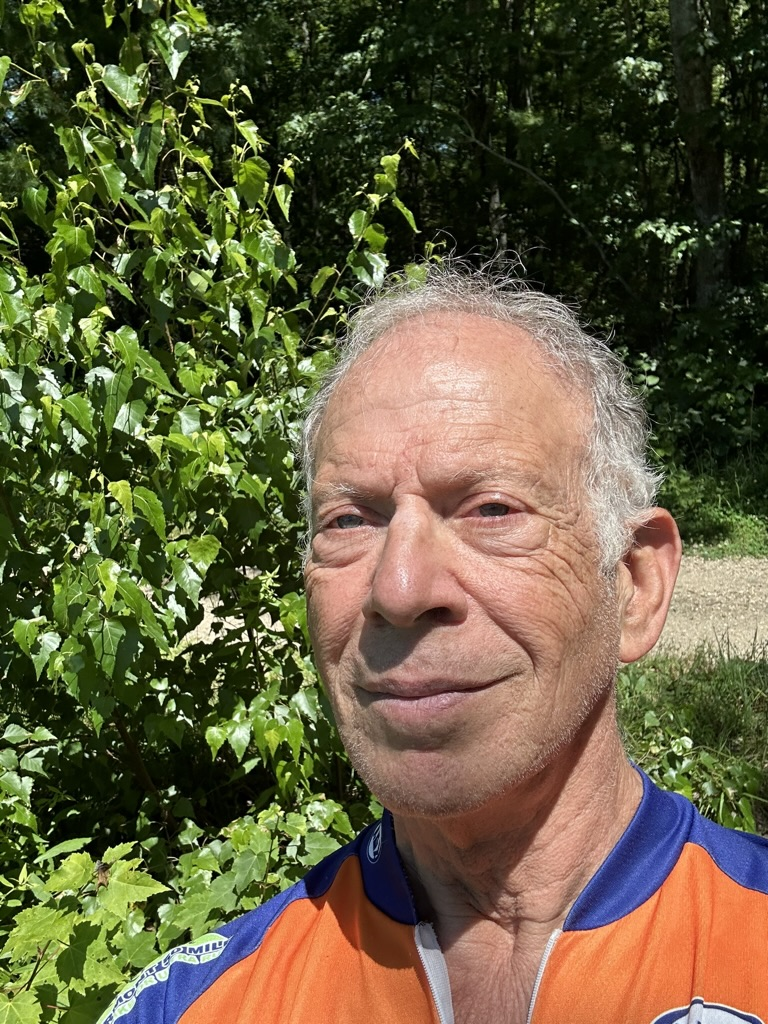
#> input picture images/demoImages/known/Judson.jpg, 768 x 1024 px, found by its file name
$ python CV_14_1_SimpleThresholding.py
#> lines starting #> are read from the running program, lines starting #| are printed output that depends on the picture
'''cv_14.py Thresholding
 threshold method takes values:1st source (img)
        threshold value 2d min(the threshold)  127, 3d  max 255, 4th threshold type which here is cv2.threshold_BINARY)
https://www.pngegg.com/en/search?q=gradient
source of many gradients
'''
import cv2
import numpy as np

img = cv2.imread('images/Judson.jpg',1)
#> img is the input picture: shape (1024, 768, 3); mean B, G, R 64.5, 94.6, 101.7
# the _ is the ret value , whatever is returned
Jannie,threshold1 = cv2.threshold(img,200,255,cv2.THRESH_BINARY)
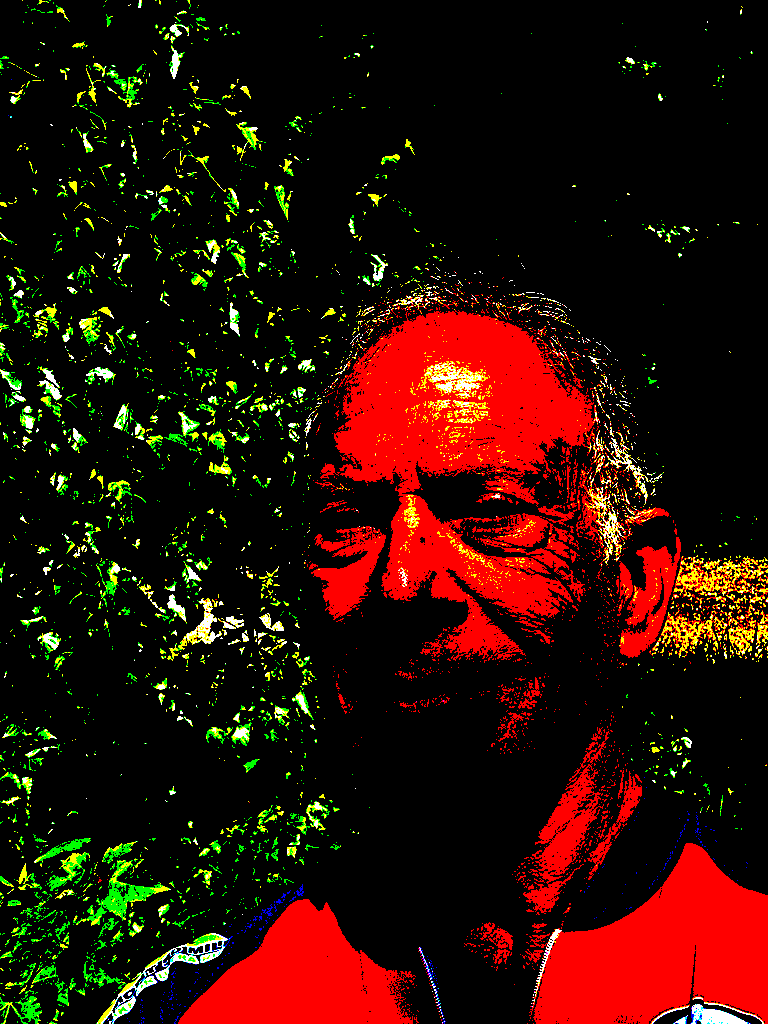
#> threshold1: shape (1024, 768, 3); mean B, G, R 4.2, 14.9, 45.4
Jannie,threshold2 = cv2.threshold(img,200,255,cv2.THRESH_BINARY_INV)
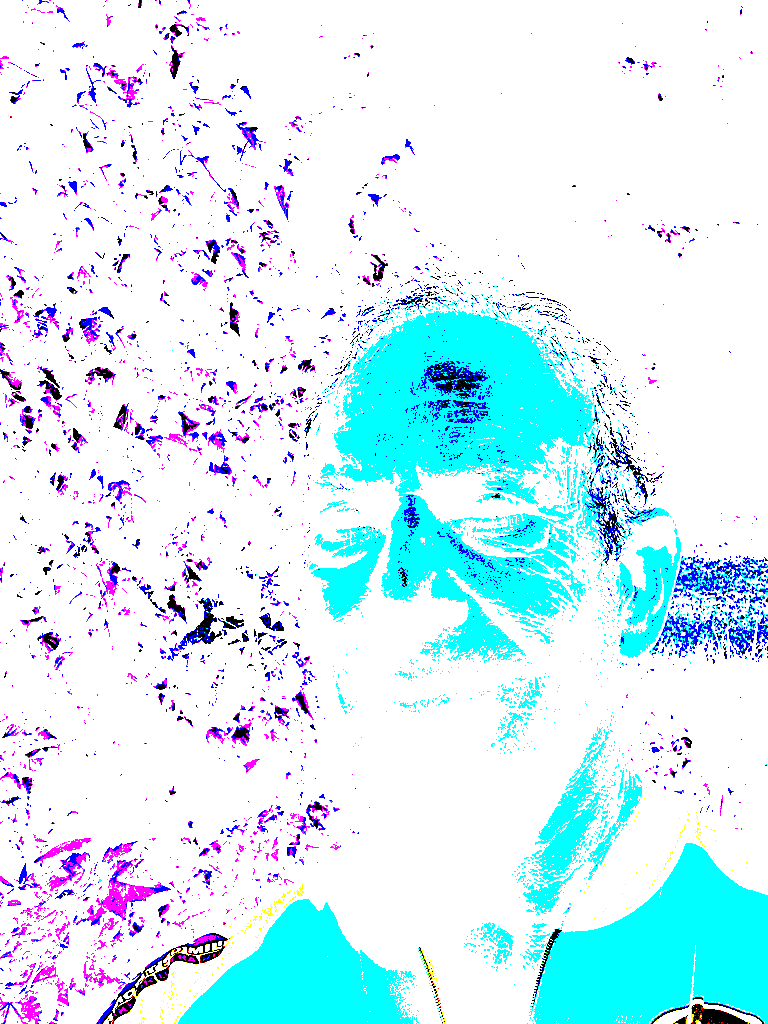
#> threshold2: shape (1024, 768, 3); mean B, G, R 250.8, 240.1, 209.6
Jannie,threshold3 = cv2.threshold(img,125,255,cv2.THRESH_TRUNC)
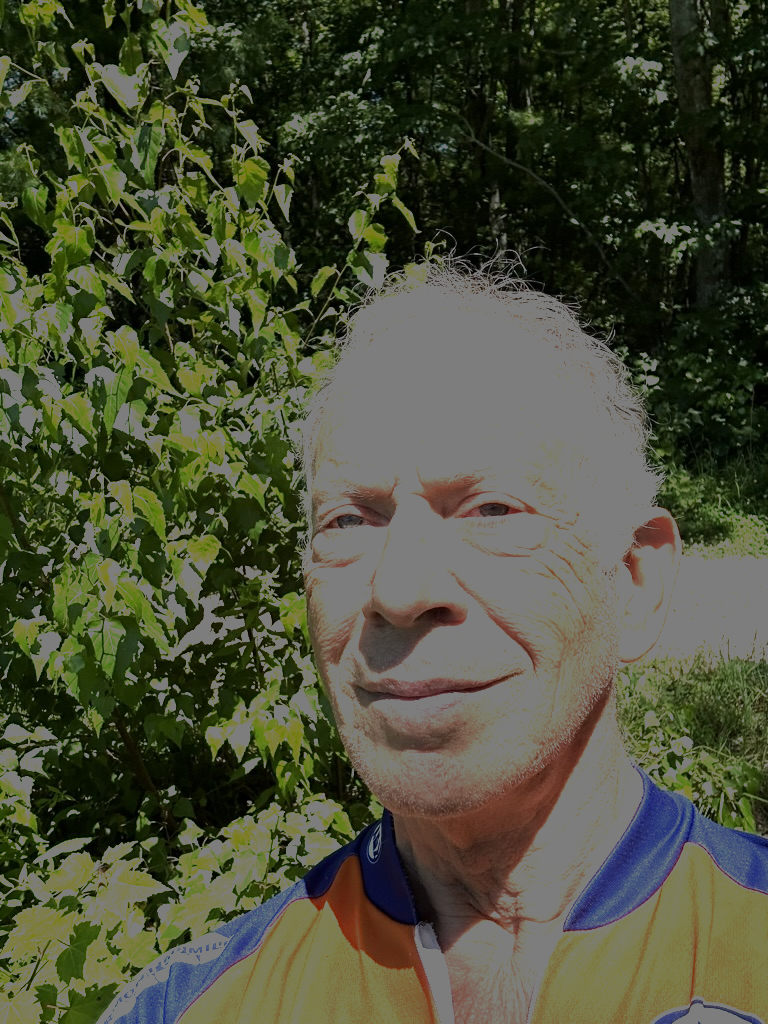
#> threshold3: shape (1024, 768, 3); mean B, G, R 57.4, 78.8, 75.3
Jannie,threshold4 = cv2.threshold(img,200,255,cv2.THRESH_TOZERO)
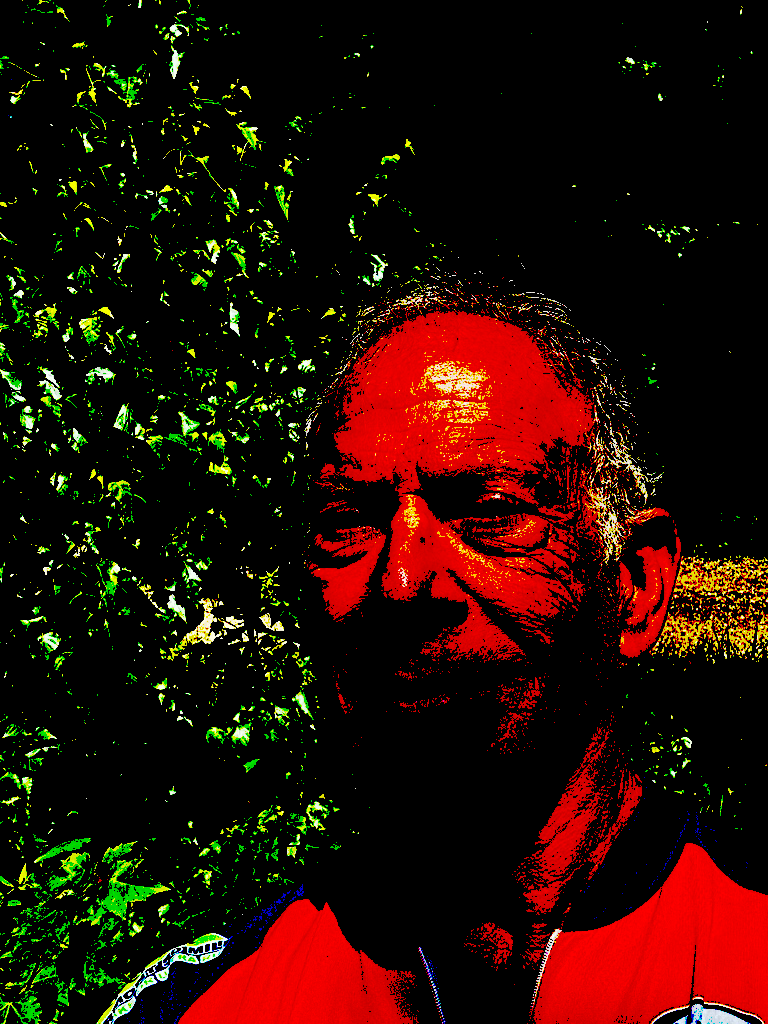
#> threshold4: shape (1024, 768, 3); mean B, G, R 3.6, 13.1, 40.3
# when  pixel value is less than the threshold, value is zero
cv2.imshow('Image',img)
cv2.imshow('Threshold1',threshold1)
cv2.imshow('Threshold2',threshold2)
cv2.imshow('Truncated',threshold3)
cv2.imshow('ThreshToZero',threshold4)
cv2.moveWindow('Image',0,0)
cv2.moveWindow('Threshold1',400,0)
cv2.moveWindow('Threshold2',800,0)
cv2.moveWindow('Truncated',0,500)
cv2.moveWindow('ThreshToZero',400,500)
cv2.waitKey(0)
cv2.destroyAllWindows

$ run again, with images/demoImages/known/Anthony Fauci.jpg copied over images/demoImages/known/Judson.jpg
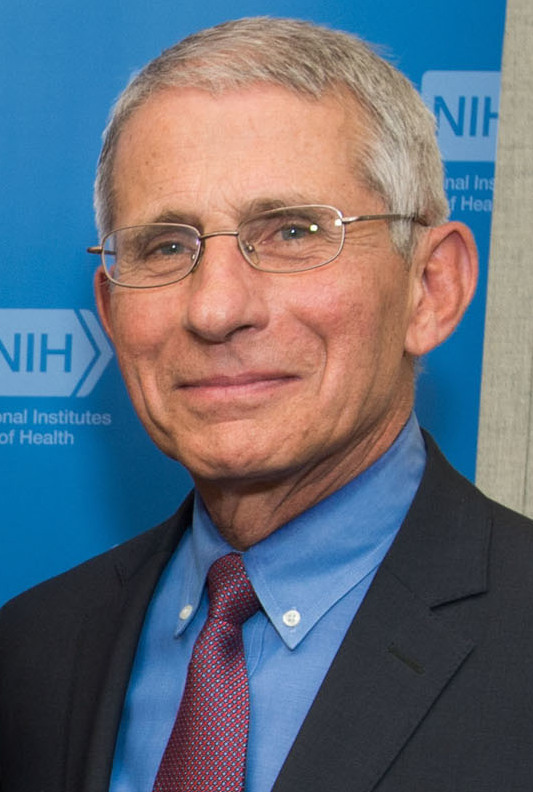
#> input picture images/demoImages/known/Anthony Fauci.jpg, 533 x 792 px, found by its file name
#> img is the input picture: shape (792, 533, 3); mean B, G, R 120.7, 107.3, 99.5
#> `Jannie,threshold3 = cv2.threshold(img,125,255,cv2.THRESH_TRUNC)`:
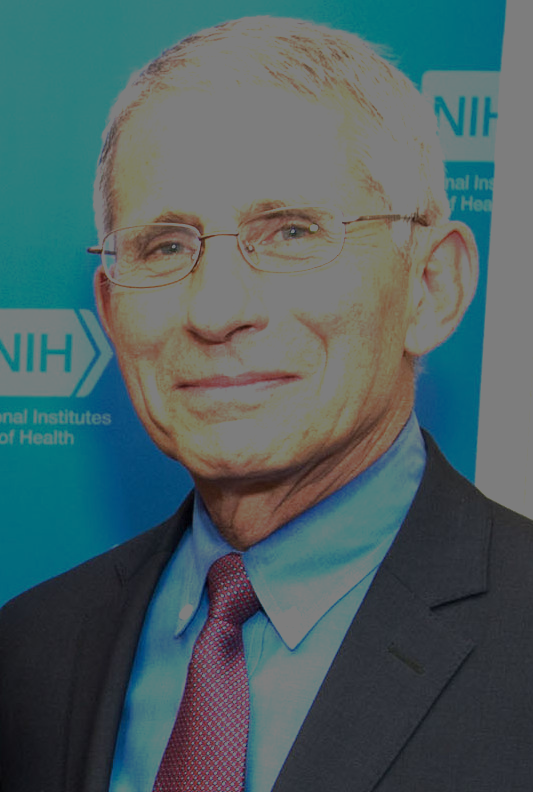
#> threshold3: shape (792, 533, 3); mean B, G, R 99.2, 96.9, 76.3
#> `Jannie,threshold4 = cv2.threshold(img,200,255,cv2.THRESH_TOZERO)`:
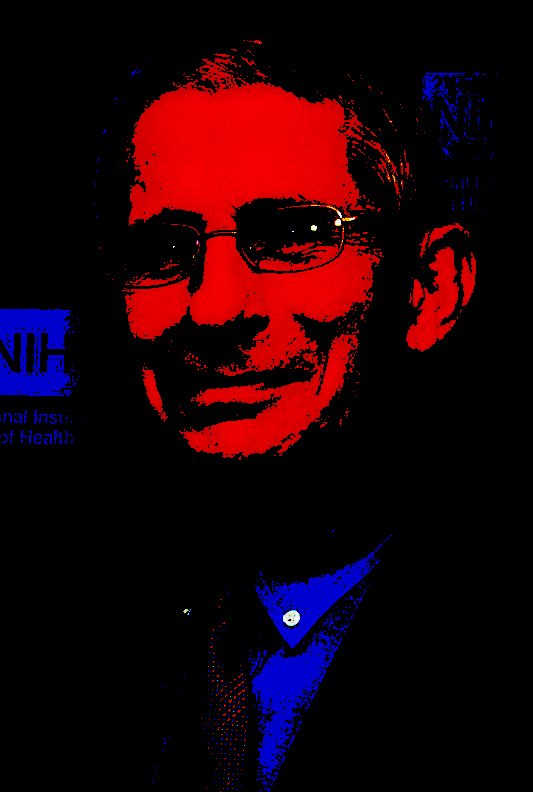
#> threshold4: shape (792, 533, 3); mean B, G, R 7.5, 0.2, 30

$ run again, with images/demoImages/known/Bill Barr.jpg copied over images/demoImages/known/Judson.jpg
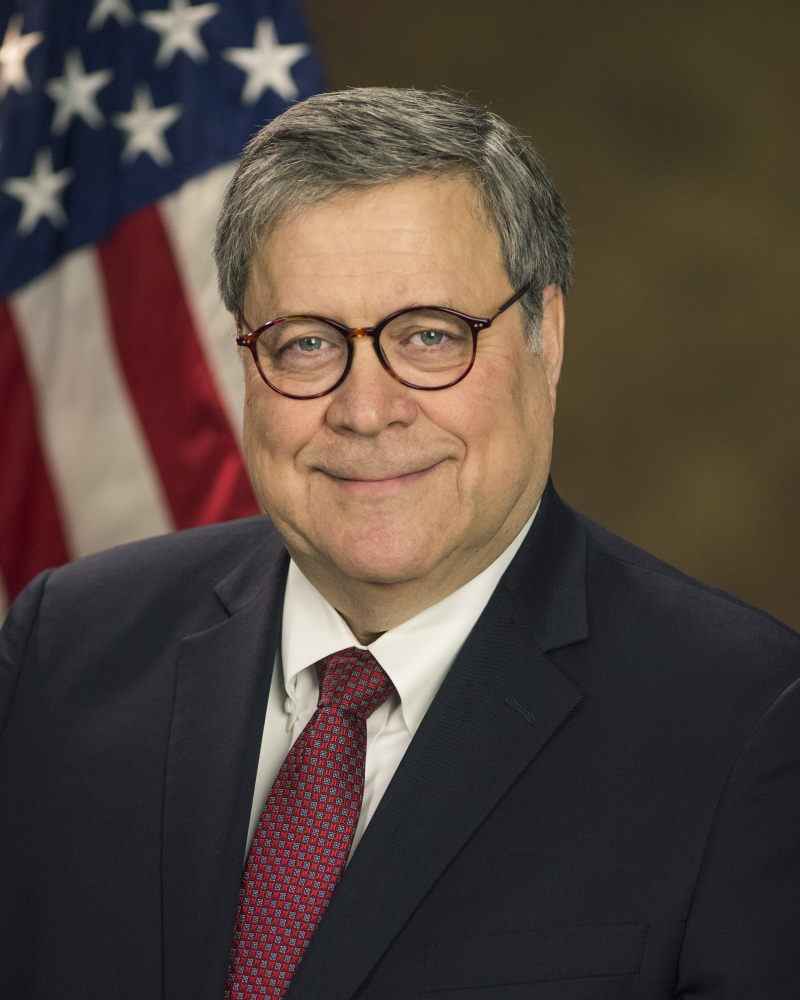
#> input picture images/demoImages/known/Bill Barr.jpg, 3200 x 4000 px, found by its file name (shown at 1/4 size)
#> img is the input picture: shape (4000, 3200, 3); mean B, G, R 61.7, 69.2, 82.5
#> `Jannie,threshold2 = cv2.threshold(img,200,255,cv2.THRESH_BINARY_INV)`:
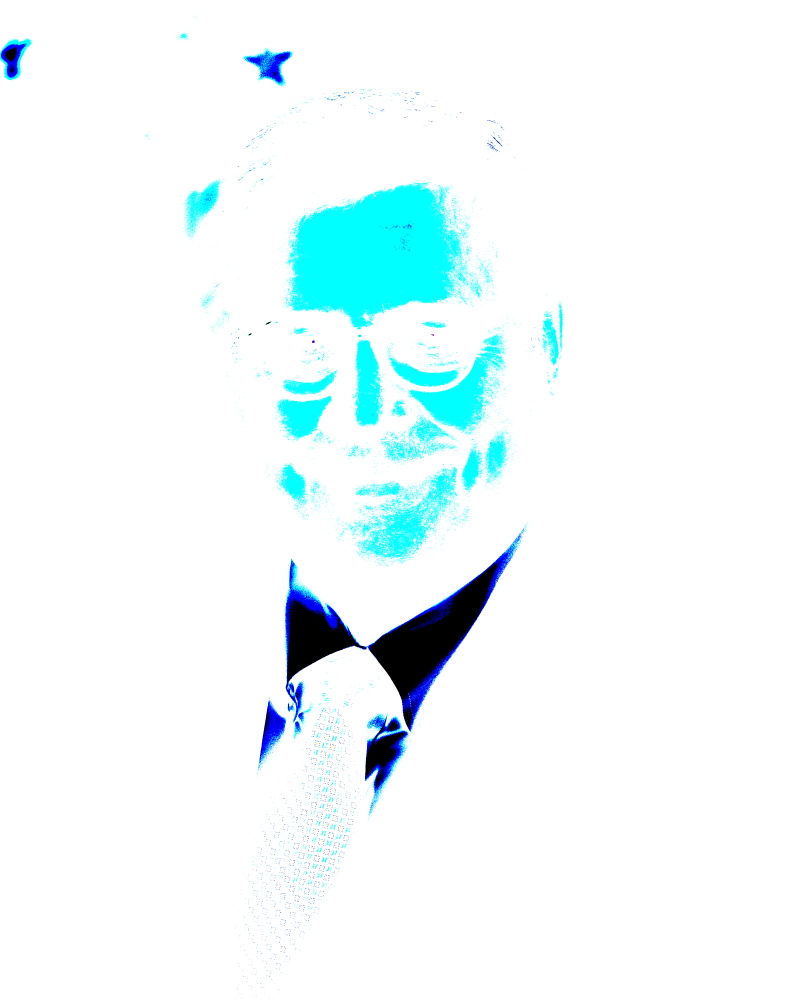
#> threshold2: shape (4000, 3200, 3) (shown at 1/4 size); mean B, G, R 251.7, 250.2, 238.8
#> `Jannie,threshold4 = cv2.threshold(img,200,255,cv2.THRESH_TOZERO)`:
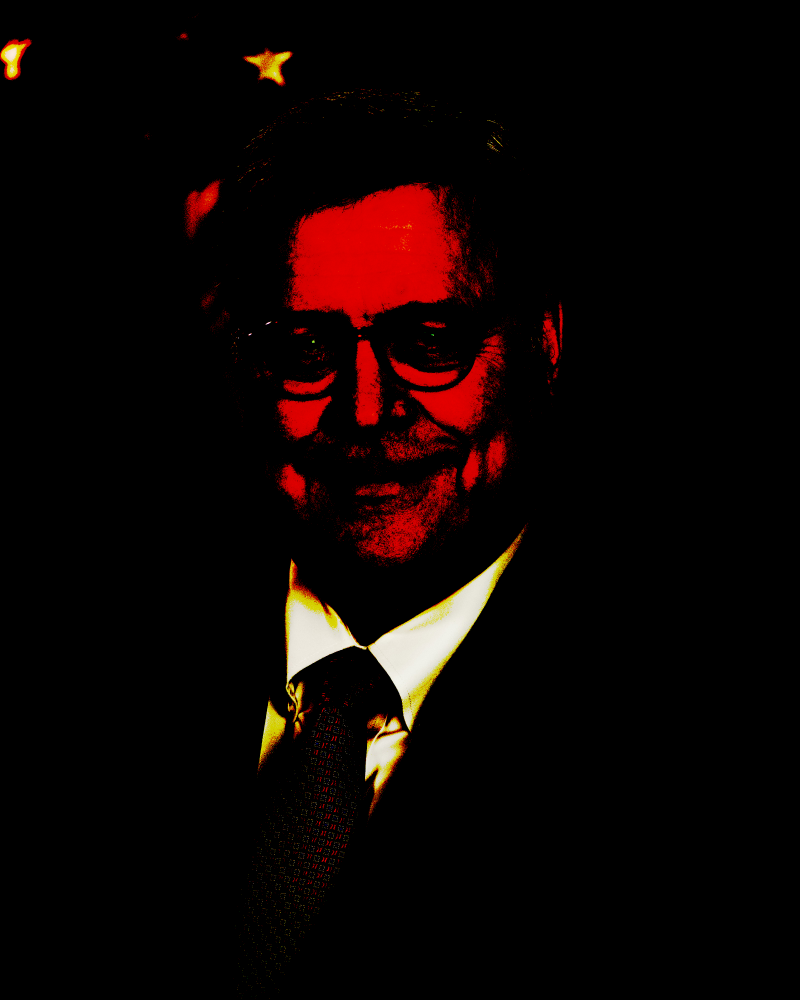
#> threshold4: shape (4000, 3200, 3) (shown at 1/4 size); mean B, G, R 2.8, 4.2, 13.8
